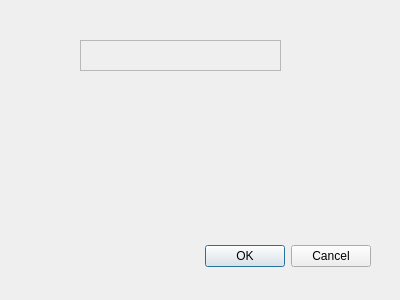
<?xml version="1.0" encoding="UTF-8"?>
<ui version="4.0">
 <class>AddPersonWidget</class>
 <widget class="QDialog" name="AddPersonWidget">
  <property name="geometry">
   <rect>
    <x>0</x>
    <y>0</y>
    <width>400</width>
    <height>300</height>
   </rect>
  </property>
  <property name="windowTitle">
   <string>Dialog</string>
  </property>
  <widget class="QDialogButtonBox" name="buttonBox">
   <property name="geometry">
    <rect>
     <x>30</x>
     <y>240</y>
     <width>341</width>
     <height>32</height>
    </rect>
   </property>
   <property name="orientation">
    <enum>Qt::Horizontal</enum>
   </property>
   <property name="standardButtons">
    <set>QDialogButtonBox::Cancel|QDialogButtonBox::Ok</set>
   </property>
  </widget>
  <widget class="QFrame" name="frame">
   <property name="geometry">
    <rect>
     <x>80</x>
     <y>40</y>
     <width>201</width>
     <height>31</height>
    </rect>
   </property>
   <property name="frameShape">
    <enum>QFrame::StyledPanel</enum>
   </property>
   <property name="frameShadow">
    <enum>QFrame::Raised</enum>
   </property>
  </widget>
 </widget>
 <resources/>
 <connections>
  <connection>
   <sender>buttonBox</sender>
   <signal>accepted()</signal>
   <receiver>AddPersonWidget</receiver>
   <slot>accept()</slot>
   <hints>
    <hint type="sourcelabel">
     <x>248</x>
     <y>254</y>
    </hint>
    <hint type="destinationlabel">
     <x>157</x>
     <y>274</y>
    </hint>
   </hints>
  </connection>
  <connection>
   <sender>buttonBox</sender>
   <signal>rejected()</signal>
   <receiver>AddPersonWidget</receiver>
   <slot>reject()</slot>
   <hints>
    <hint type="sourcelabel">
     <x>316</x>
     <y>260</y>
    </hint>
    <hint type="destinationlabel">
     <x>286</x>
     <y>274</y>
    </hint>
   </hints>
  </connection>
 </connections>
</ui>
